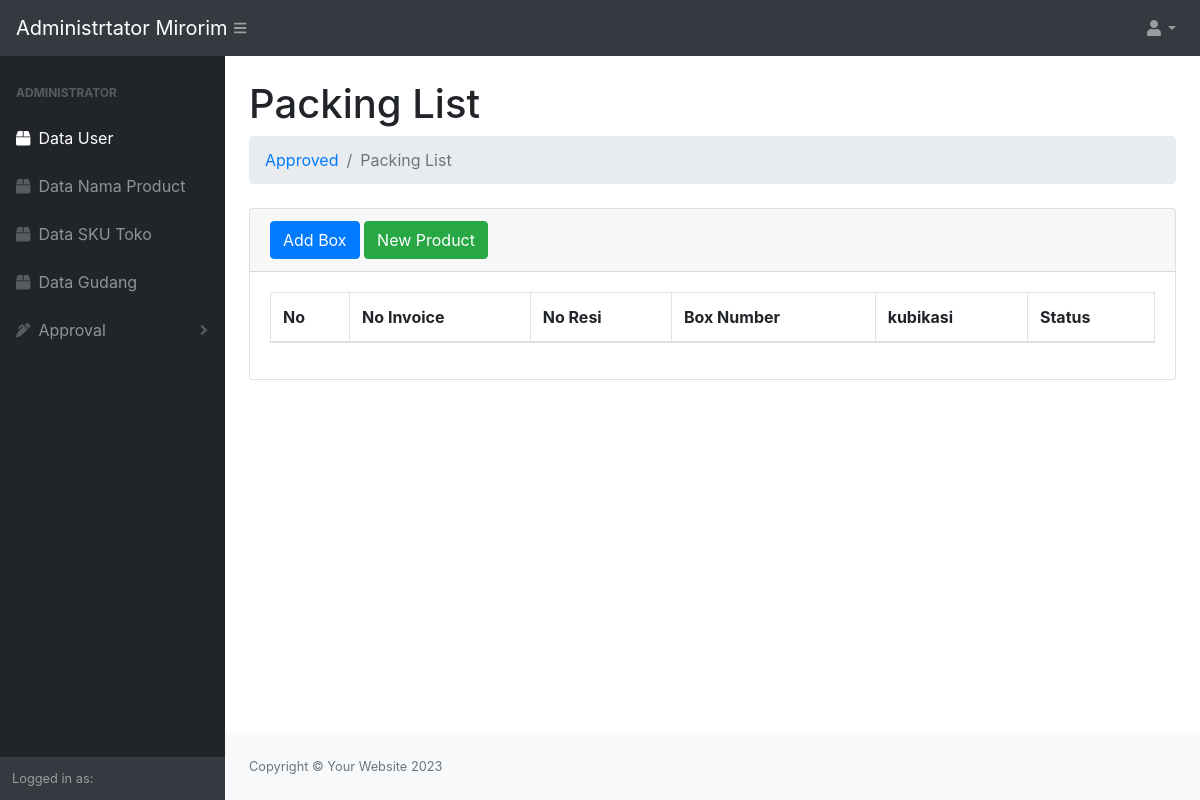
The page /admin/index.php?url=packinglist on the database as committed earlier.
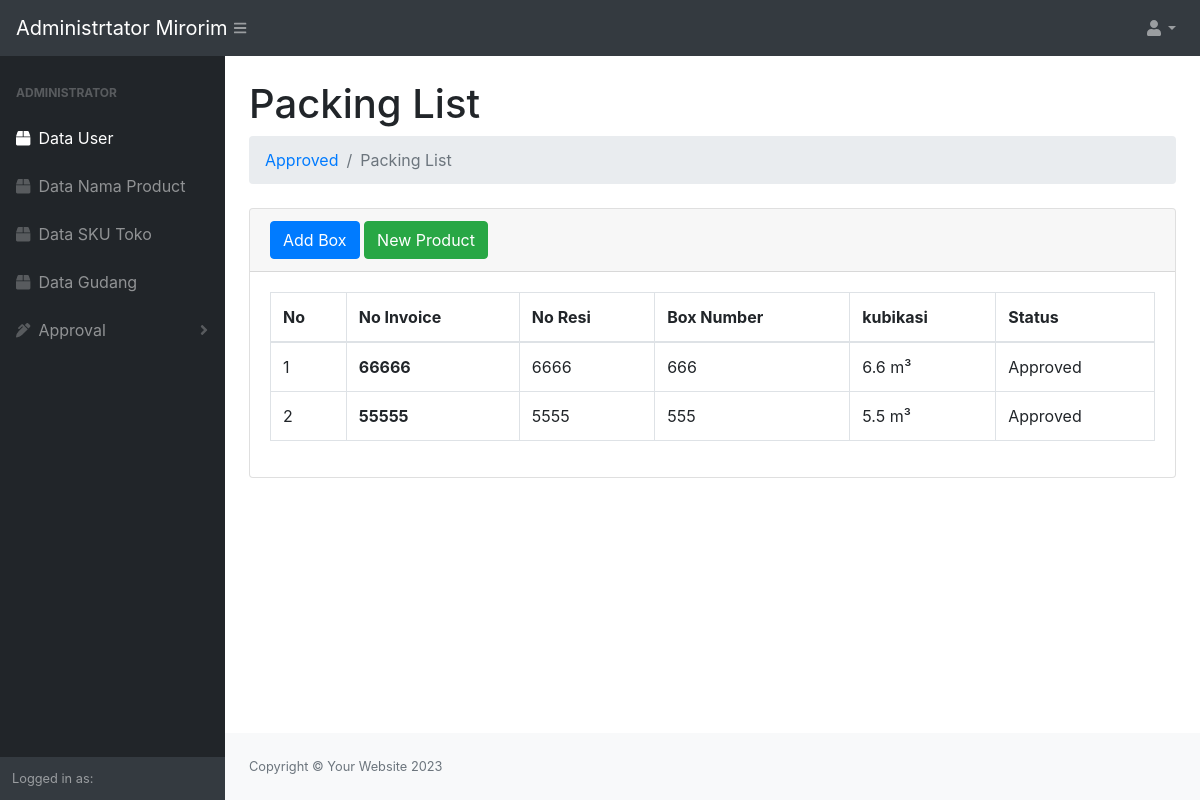
The same page on the database as committed later.
### tables this page shows
CREATE TABLE `boxorder_id` (
  `id_box` int(11) NOT NULL,
  `id_delivery` int(11) NOT NULL,
  `invoice` varchar(200) NOT NULL,
  `resi` varchar(200) NOT NULL,
  `box` varchar(200) NOT NULL,
  `box_order` int(11) NOT NULL,
  `kubik_order` float NOT NULL,
  `status_box` varchar(200) NOT NULL DEFAULT 'Not Approved'
);

### purchase/packinglist.php (the view, shortened to what this page needs)
<div class="container-fluid">
                <h1 class="mt-4">Packing List</h1>
                <ol class="breadcrumb mb-4">
                    <li class="breadcrumb-item"><a href="approved.php">Approved</a></li>
                    <li class="breadcrumb-item active">Packing List</li>
                </ol>
                <div class="card mb-4">
                    <div class="card-header">
                        <button type="button" data-bs-toggle="modal" data-bs-target="#smallModalAdd" class="btn btn-primary">Add Box</button>
                        <a type="button" name="newbarang" class="btn btn-success" href="index.php?url=newitem">New Product</a>
                    </div>
                    <div class="card-body">
                        <div class="table-responsive">
                            <table class="table table-hover table-bordered" id="dataTable" width="100%" cellspacing="0">
                                <thead>
                                    <tr>
                                        <th>No</th>
                                        <th>No Invoice</th>
                                        <th>No Resi</th>
                                        <th>Box Number</th>
                                        <th>kubikasi</th>
                                        <th>Status</th>
                                    </tr>
                                </thead>
                                <tbody>
                                    <?php
                                        $ambildata = mysqli_query($conn, "SELECT * FROM boxorder_id");
                                        $i = 1;
                                        while($data=mysqli_fetch_array($ambildata)){
                                    ?>
                                    <tr>
                                        <td><?=$i++;?></td>
                                        <th data-bs-toggle="modal" data-bs-target="#largeModal<?=$data['invoice'];?>"><?=$data['invoice'];?></th>
                                        <td><?=$data['resi'];?></td>
                                        <td class="text-uppercase"><?=$data['box'];?></td>
                                        <td><?=$data['kubik_order'];?> m³</td>
                                        <td><?=$data['status_box'];?></td>
                                    </tr>
                                    <?php
                                        }
                                    ?>
                                    </tbody>
                            </table>
                        </div>
                    </div>
                </div>
            </div>

Rows that differ between the two databases and show on the page:
added boxorder_id: invoice "66666", resi "6666", box "666", kubik_order "6.6", status_box "Approved"
added boxorder_id: invoice "55555", resi "5555", box "555", kubik_order "5.5", status_box "Approved"
